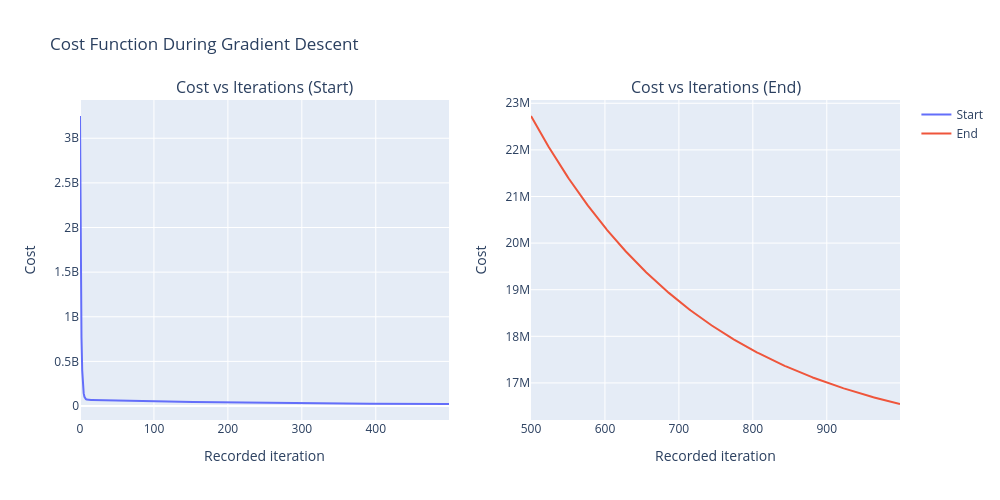

Notebook cell for this chart:
### Code cell
import numpy as np
import plotly.graph_objects as go
from plotly.subplots import make_subplots

iterations = np.arange(len(j_hist))
start = max(0, len(j_hist) - 500)

fig = make_subplots(
    rows=1, cols=2,
    subplot_titles=("Cost vs Iterations (Start)",
                    "Cost vs Iterations (End)")
)

# Starting iterations
fig.add_trace(
    go.Scatter(x=iterations[:500], y=j_hist[:500],
               mode="lines", name="Start"),
    row=1, col=1
)

# Last 500 recorded costs
fig.add_trace(
    go.Scatter(x=iterations[start:], y=j_hist[start:],
               mode="lines", name="End"),
    row=1, col=2
)

fig.update_xaxes(title_text="Recorded iteration")
fig.update_yaxes(title_text="Cost")

fig.update_layout(
    title="Cost Function During Gradient Descent",
    width=1000, height=500
)

fig.show()

### Figure 1 — Plotly figure (JSON) as saved in the notebook; plotly's stock layout.template omitted (floating-point values rounded to 4 significant figures; data arrays with more than 128 entries replaced by an {"elided": "..."} marker saying what was removed)
{"data": [{"mode": "lines", "name": "Start", "type": "scatter", "x": {"elided": "500 int values"}, "xaxis": "x", "y": {"elided": "500 float values"}, "yaxis": "y"}, {"mode": "lines", "name": "End", "type": "scatter", "x": {"elided": "500 int values"}, "xaxis": "x2", "y": {"elided": "500 float values"}, "yaxis": "y2"}], "layout": {"annotations": [{"font": {"size": 16}, "showarrow": false, "text": "Cost vs Iterations (Start)", "x": 0.225, "xanchor": "center", "xref": "paper", "y": 1, "yanchor": "bottom", "yref": "paper"}, {"font": {"size": 16}, "showarrow": false, "text": "Cost vs Iterations (End)", "x": 0.775, "xanchor": "center", "xref": "paper", "y": 1, "yanchor": "bottom", "yref": "paper"}], "height": 500, "title": {"text": "Cost Function During Gradient Descent"}, "width": 1000, "xaxis": {"anchor": "y", "domain": [0, 0.45], "title": {"text": "Recorded iteration"}}, "xaxis2": {"anchor": "y2", "domain": [0.55, 1], "title": {"text": "Recorded iteration"}}, "yaxis": {"anchor": "x", "domain": [0, 1], "title": {"text": "Cost"}}, "yaxis2": {"anchor": "x2", "domain": [0, 1], "title": {"text": "Cost"}}}}
